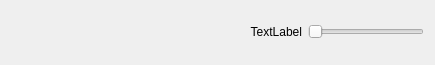
<?xml version="1.0" encoding="UTF-8"?>
<ui version="4.0">
 <class>toggleSlider</class>
 <widget class="QWidget" name="toggleSlider">
  <property name="geometry">
   <rect>
    <x>0</x>
    <y>0</y>
    <width>435</width>
    <height>65</height>
   </rect>
  </property>
  <property name="windowTitle">
   <string>Form</string>
  </property>
  <layout class="QGridLayout" name="gridLayout">
   <item row="0" column="0">
    <layout class="QHBoxLayout" name="horizontalLayout" stretch="3,2,2">
     <item>
      <spacer name="horizontalSpacer">
       <property name="orientation">
        <enum>Qt::Horizontal</enum>
       </property>
       <property name="sizeHint" stdset="0">
        <size>
         <width>40</width>
         <height>20</height>
        </size>
       </property>
      </spacer>
     </item>
     <item>
      <widget class="QLabel" name="label">
       <property name="text">
        <string>TextLabel</string>
       </property>
       <property name="alignment">
        <set>Qt::AlignRight|Qt::AlignTrailing|Qt::AlignVCenter</set>
       </property>
      </widget>
     </item>
     <item>
      <widget class="QSlider" name="slider">
       <property name="orientation">
        <enum>Qt::Horizontal</enum>
       </property>
      </widget>
     </item>
    </layout>
   </item>
  </layout>
 </widget>
 <resources/>
 <connections/>
</ui>
